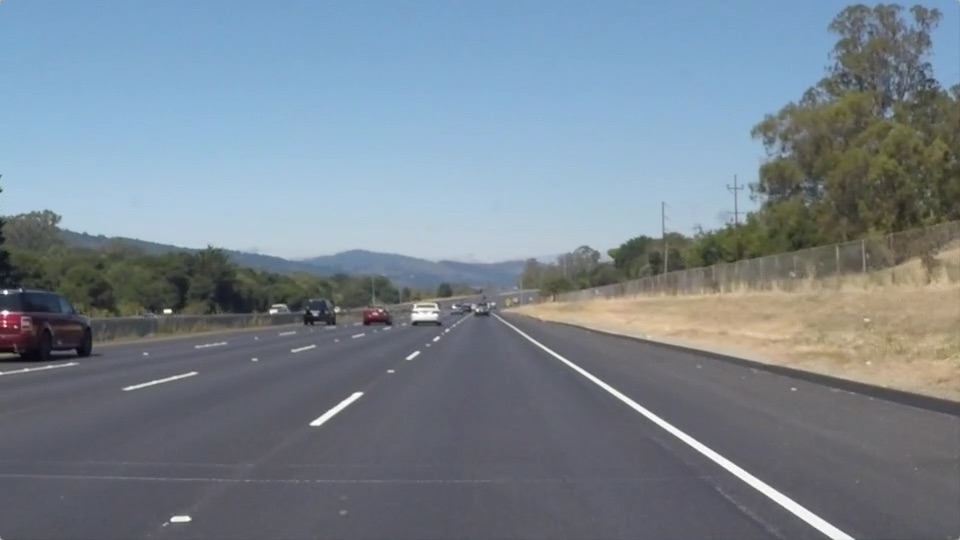
#> input picture p1-finding-lane-lines/test_images/solidWhiteRight.jpg, 960 x 540 px
$ jupyter execute --allow-errors P1.ipynb   (shell and % lines are left out)
#> lines starting #> are read from the running program, lines starting #| are printed output that depends on the picture; after the words box and inside, x2 and y2 are one past the last pixel; in counts of white or black regions, pixels touching at a corner belong together
# **Finding Lane Lines on the Road**
***
In this project, you will use the tools you learned about in the lesson to identify lane lines on the road.  You can develop your pipeline on a series of individual images, and later apply the result to a video stream (really just a series of images). Check out the video clip "raw-lines-example.mp4" (also contained in this repository) to see what the output should look like after using the helper functions below.

Once you have a result that looks roughly like "raw-lines-example.mp4", you'll need to get creative and try to average and/or extrapolate the line segments you've detected to map out the full extent of the lane lines.  You can see an example of the result you're going for in the video "P1_example.mp4".  Ultimately, you would like to draw just one line for the left side of the lane, and one for the right.

---
Let's have a look at our first image called 'test_images/solidWhiteRight.jpg'.  Run the 2 cells below (hit Shift-Enter or the "play" button above) to display the image.

**Note: If, at any point, you encounter frozen display windows or other confounding issues, you can always start again with a clean slate by going to the "Kernel" menu above and selecting "Restart & Clear Output".**

---

**The tools you have are color selection, region of interest selection, grayscaling, Gaussian smoothing, Canny Edge Detection and Hough Tranform line detection.  You  are also free to explore and try other techniques that were not presented in the lesson.  Your goal is piece together a pipeline to detect the line segments in the image, then average/extrapolate them and draw them onto the image for display (as below).  Once you have a working pipeline, try it out on the video stream below.**

---

<figure>

 <figcaption>
 <p></p>
 <p style="text-align: center;"> Your output should look something like this (above) after detecting line segments using the helper functions below </p>
 </figcaption>
</figure>
 <p></p>
<figure>

 <figcaption>
 <p></p>
 <p style="text-align: center;"> Your goal is to connect/average/extrapolate line segments to get output like this</p>
 </figcaption>
</figure>

**Run the cell below to import some packages.  If you get an `import error` for a package you've already installed, try changing your kernel (select the Kernel menu above --> Change Kernel).  Still have problems?  Try relaunching Jupyter Notebook from the terminal prompt.  Also, see [this forum post](https://carnd-forums.udacity.com/cq/viewquestion.action?spaceKey=CAR&id=29496372&questionTitle=finding-lanes---import-cv2-fails-even-though-python-in-the-terminal-window-has-no-problem-with-import-cv2) for more troubleshooting tips.**

[cell 1]
#importing some useful packages
import matplotlib.pyplot as plt
import matplotlib.image as mpimg
import numpy as np
import cv2

[cell 2]
#reading in an image
image = mpimg.imread('test_images/solidWhiteRight.jpg')
#> image is the input picture: shape (540, 960, 3); mean R, G, B 120.3, 132.6, 143.7
#printing out some stats and plotting
print('This image is:', type(image), 'with dimesions:', image.shape)
#| This image is: <class 'numpy.ndarray'> with dimesions: (540, 960, 3)
plt.imshow(image)  # if you wanted to show a single color channel image called 'gray', for example, call as plt.imshow(gray, cmap='gray')

**Some OpenCV functions (beyond those introduced in the lesson) that might be useful for this project are:**

`cv2.inRange()` for color selection
`cv2.fillPoly()` for regions selection
`cv2.line()` to draw lines on an image given endpoints
`cv2.addWeighted()` to coadd / overlay two images
`cv2.cvtColor()` to grayscale or change color
`cv2.imwrite()` to output images to file
`cv2.bitwise_and()` to apply a mask to an image

**Check out the OpenCV documentation to learn about these and discover even more awesome functionality!**

Below are some helper functions to help get you started. They should look familiar from the lesson!

[cell 3]
import math

def grayscale(img):
    """Applies the Grayscale transform
    This will return an image with only one color channel
    but NOTE: to see the returned image as grayscale
    (assuming your grayscaled image is called 'gray')
    you should call plt.imshow(gray, cmap='gray')"""
    return cv2.cvtColor(img, cv2.COLOR_RGB2GRAY)
    # Or use BGR2GRAY if you read an image with cv2.imread()
    # return cv2.cvtColor(img, cv2.COLOR_BGR2GRAY)

def canny(img, low_threshold, high_threshold):
    """Applies the Canny transform"""
    return cv2.Canny(img, low_threshold, high_threshold)

def gaussian_blur(img, kernel_size):
    """Applies a Gaussian Noise kernel"""
    return cv2.GaussianBlur(img, (kernel_size, kernel_size), 0)

def region_of_interest(img, vertices):
    """
    Applies an image mask.

    Only keeps the region of the image defined by the polygon
    formed from `vertices`. The rest of the image is set to black.
    """
    #defining a blank mask to start with
    mask = np.zeros_like(img)

    #defining a 3 channel or 1 channel color to fill the mask with depending on the input image
    if len(img.shape) > 2:
        channel_count = img.shape[2]  # i.e. 3 or 4 depending on your image
        ignore_mask_color = (255,) * channel_count
    else:
        ignore_mask_color = 255

    #filling pixels inside the polygon defined by "vertices" with the fill color
    cv2.fillPoly(mask, vertices, ignore_mask_color)

    #returning the image only where mask pixels are nonzero
    masked_image = cv2.bitwise_and(img, mask)
    return masked_image


def draw_lines(img, lines, color, thickness):
    """
    NOTE: this is the function you might want to use as a starting point once you want to
    average/extrapolate the line segments you detect to map out the full
    extent of the lane (going from the result shown in raw-lines-example.mp4
    to that shown in P1_example.mp4).

    Think about things like separating line segments by their
    slope ((y2-y1)/(x2-x1)) to decide which segments are part of the left
    line vs. the right line.  Then, you can average the position of each of
    the lines and extrapolate to the top and bottom of the lane.

    This function draws `lines` with `color` and `thickness`.
    Lines are drawn on the image inplace (mutates the image).
    If you want to make the lines semi-transparent, think about combining
    this function with the weighted_img() function below
    """
    for line in lines:
        for x1,y1,x2,y2 in line:
            cv2.line(img, (x1, y1), (x2, y2), color, thickness)

# [12 lines left out: function hough_lines, not called in this run]

# Python 3 has support for cool math symbols.

def weighted_img(img, initial_img, α=0.8, β=1., λ=0.):
    """
    `img` is the output of the hough_lines(), An image with lines drawn on it.
    Should be a blank image (all black) with lines drawn on it.

    `initial_img` should be the image before any processing.

    The result image is computed as follows:

    initial_img * α + img * β + λ
    NOTE: initial_img and img must be the same shape!
    """
    return cv2.addWeighted(initial_img, α, img, β, λ)

[cell 4]
## Test on Images

##Now you should build your pipeline to work on the images in the directory "test_images"
##**You should make sure your pipeline works well on these images before you try the videos.**

[cell 5]
import os
os.listdir("test_images/")

[cell 6]
# run your solution on all test_images and make copies into the test_images directory).

[cell 7]
# TODO: Build your pipeline that will draw lane lines on the test_images
# then save them to the test_images directory.

def calculate_hough_lines(image):
    # make gray
    gray = grayscale(image)

    # find edges with Canny algorithm
    kernel_size = 3
    blur_gray = gaussian_blur(gray, kernel_size)

    # Define our parameters for Canny and apply
    low_threshold = 90
    high_threshold = 200
    edges = canny(blur_gray, low_threshold, high_threshold)

    # Next we'll create a masked edges image using cv2.fillPoly()
    mask = np.zeros_like(edges)
    ignore_mask_color = 255

    # This time we are defining a four sided polygon to mask
    imshape = image.shape

    bottom_horizontal_margin = 50
    top_center_length = 30
    top_margin = 330

    vertices = np.array([[
        (bottom_horizontal_margin,imshape[0]),
        (imshape[1]/2-top_center_length, top_margin),
        (imshape[1]/2+top_center_length, top_margin),
        (imshape[1]-bottom_horizontal_margin,imshape[0])
    ]], dtype=np.int32)
    masked_edges = region_of_interest(edges, vertices)

    ## Detect continuous line
    # Define the Hough transform parameters
    # Make a blank the same size as our image to draw on
    rho = 1 # distance resolution in pixels of the Hough grid
    theta = np.pi/45 # angular resolution in radians of the Hough grid
    threshold = 25     # minimum number of votes (intersections in Hough grid cell)
    min_line_length = 20 # minimum number of pixels making up a line
    max_line_gap = 30    # maximum gap in pixels between connectable line segments

    #lines = hough_lines(masked_edges, rho, theta, threshold, min_line_length, max_line_gap)
    lines = cv2.HoughLinesP(masked_edges, rho, theta, threshold, np.array([]), min_line_length, max_line_gap)
    return lines

# [111 lines left out: functions calculate_hough_lines_challenge, draw_hough_lines, draw_hough_lines_average, not called in this run]

def belongs_to_right_lane(x1, y1, x2, y2):
    return ((y2-y1)/(x2-x1)) > 0

# Function to solve y = a + bx
# From http://stackoverflow.com/questions/22239691/code-for-line-of-best-fit-of-a-scatter-plot-in-python
# [14 lines left out: function best_fit, not called in this run]

def detect_lines(image):
    hough_lines = calculate_hough_lines(image)
    line_image = np.copy(image)*0 # creating a blank to draw lines on

    color = [255,0,0]
    thickness = 5
    draw_lines(line_image, hough_lines, color, thickness)

    # Draw the lines on the original image
    return weighted_img(image, line_image, 0.8, 1, 0)

# [21 lines left out: functions detect_lines_average, detect_lines_challenge, not called in this run]

# [5 lines of commented-out code are left out]

def process_all_test_images():
    test_images = os.listdir("test_images/")
    for test_image in test_images:

        image = mpimg.imread("test_images/" + test_image)

        lines_image = detect_lines(image)

        output = "test_images/lines_detected_" + test_image
        mpimg.imsave(output, np.asarray(lines_image),format='jpg')

process_all_test_images()
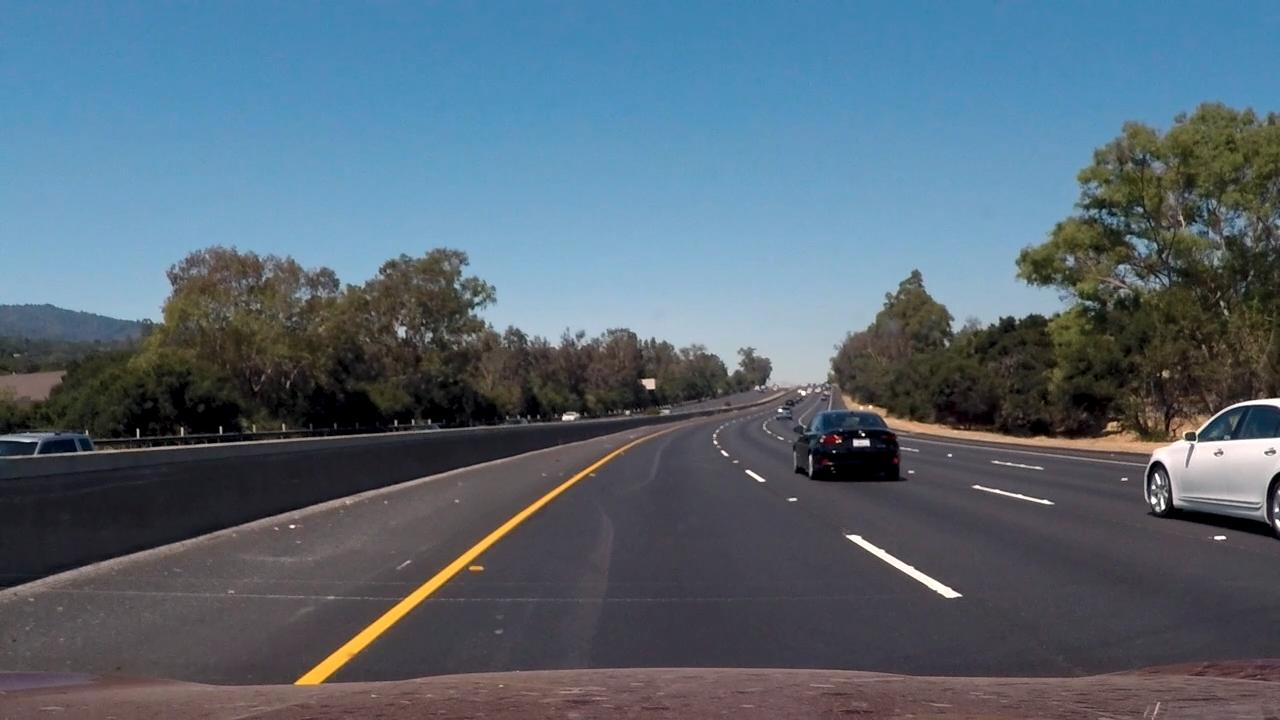
#> input picture p1-finding-lane-lines/test_images/challenge.jpg, 1280 x 720 px
#> in process_all_test_images, image is the input picture: shape (720, 1280, 3); mean R, G, B 86.3, 102.9, 116.6
#> in canny, `return cv2.Canny(img, low_threshold, high_threshold)`:
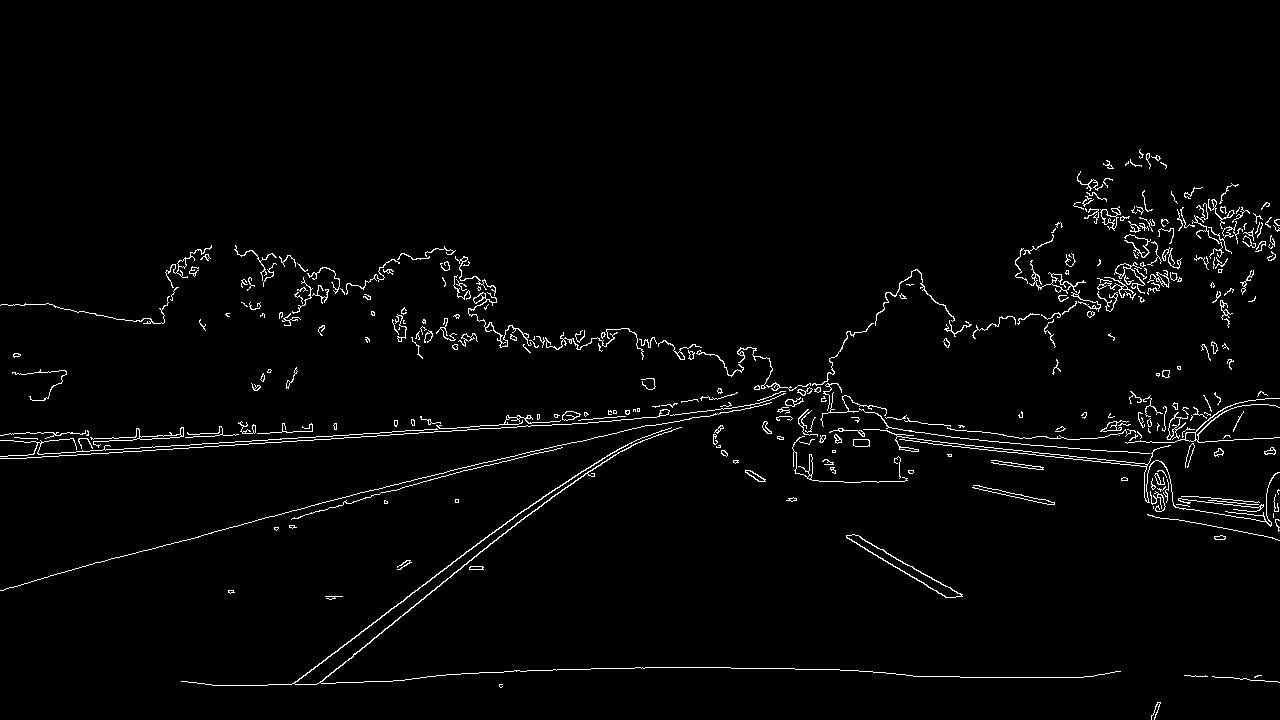
#> returned value: shape (720, 1280); 2.2% white in thin lines or dots, all inside (x1, y1, x2, y2) = (0, 149, 1280, 720)
#> in region_of_interest, `masked_image = cv2.bitwise_and(img, mask)`:
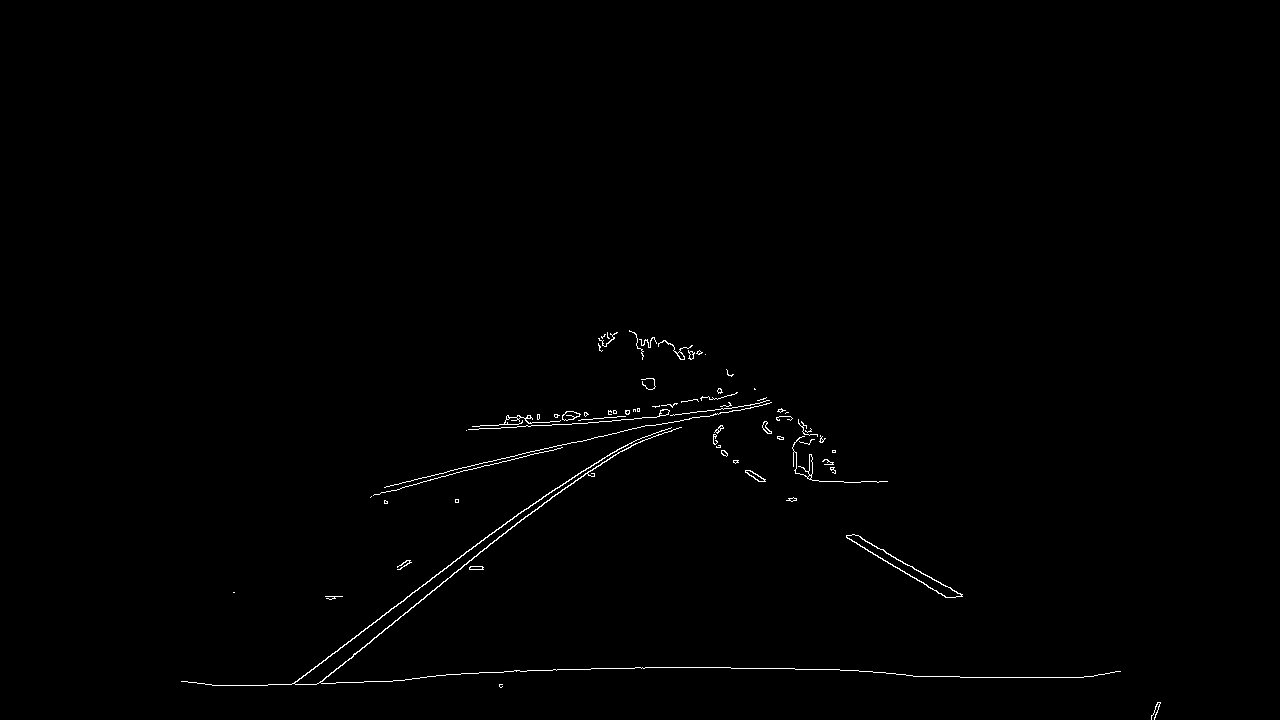
#> masked_image: shape (720, 1280); 0.56% white in thin lines or dots, all inside (x1, y1, x2, y2) = (181, 330, 1161, 720)
#> in calculate_hough_lines, `lines = cv2.HoughLinesP(masked_edges, rho, theta, threshold, np.array(..`: lines = 68 rows, first 6: [446, 674, 650, 667], [248, 685, 404, 680], [317, 666, 432, 577], [395, 620, 476, 556], [420, 482, 649, 425], [384, 487, 535, 450]
#> in detect_lines, `hough_lines = calculate_hough_lines(image)`: hough_lines has the same summary as lines in calculate_hough_lines
#> the loop in draw_lines, `for line in lines:` made 68 passes
#> in weighted_img, `return cv2.addWeighted(initial_img, α, img, β, λ)`:
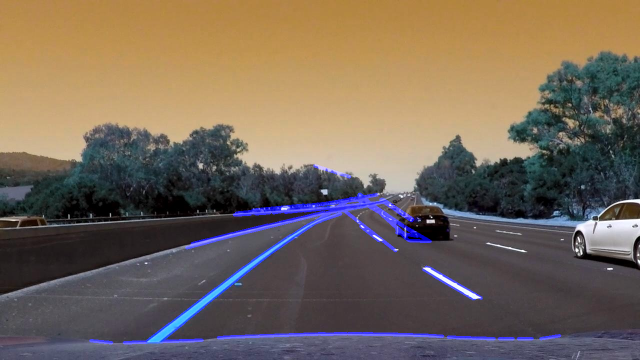
#> returned value: shape (720, 1280, 3) (shown at 1/2 size); mean of channels 0, 1, 2 90.4, 102.9, 116.6; drawn as B, G, R
#> in process_all_test_images, `mpimg.imsave(output, np.asarray(lines_image),format='jpg')`:
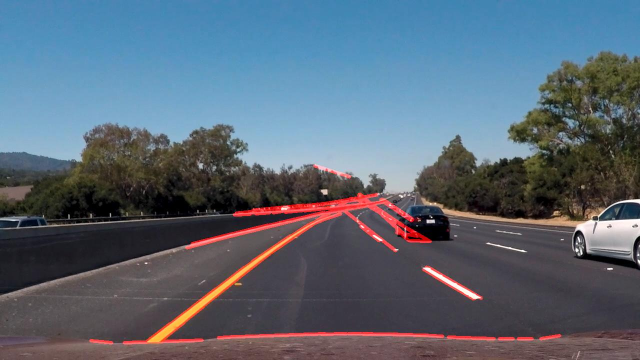
#> saved as lines_detected_challenge.jpg: shape (720, 1280, 3) (shown at 1/2 size); mean R, G, B 90.3, 102.9, 116.6
#> pass 2 of the loop in process_all_test_images, `for test_image in test_images:`:
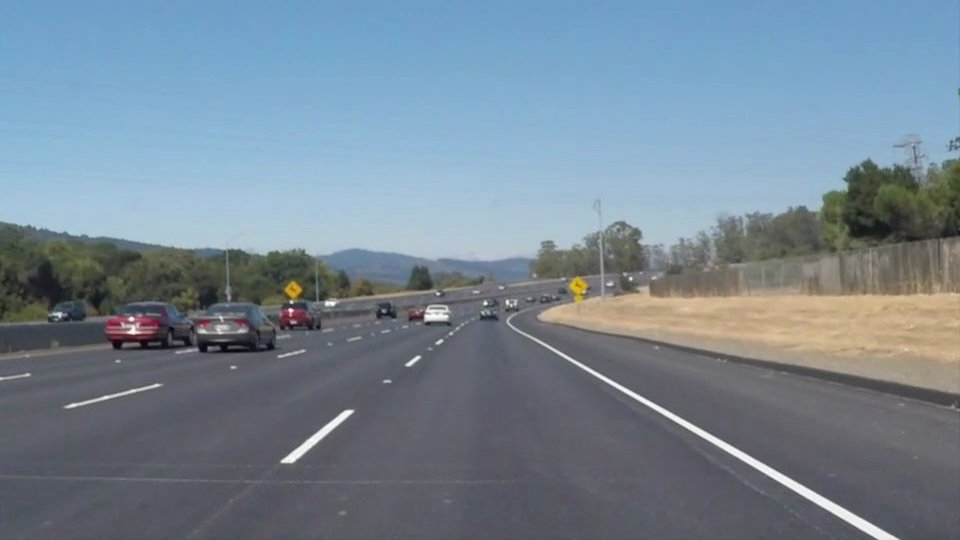
#> input picture p1-finding-lane-lines/test_images/solidWhiteCurve.jpg, 960 x 540 px
#> in process_all_test_images, image is the input picture: shape (540, 960, 3); mean R, G, B 118.5, 134.5, 148.1
#> in region_of_interest (call 2), `masked_image = cv2.bitwise_and(img, mask)`:
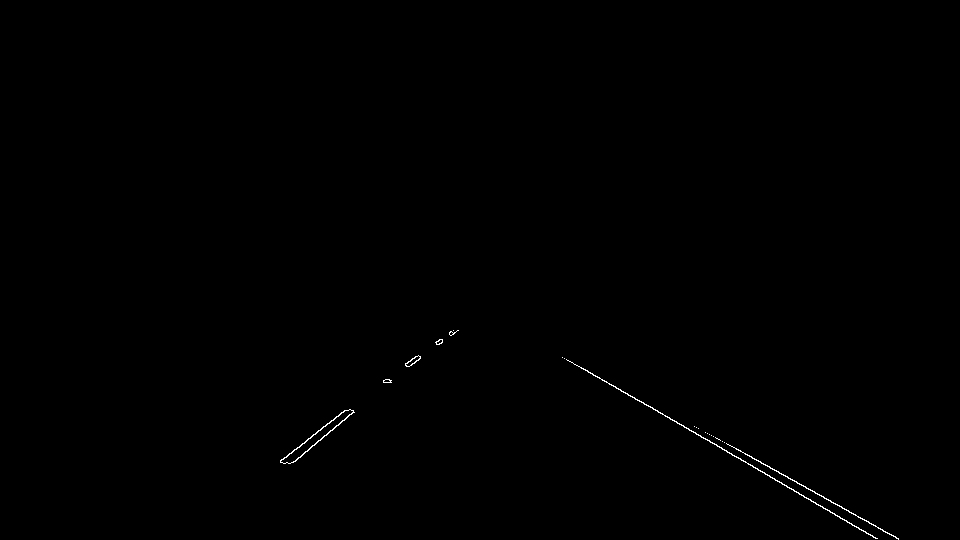
#> masked_image: shape (540, 960); 0.22% white in thin lines or dots, all inside (x1, y1, x2, y2) = (280, 330, 899, 540)
#> the loop in draw_lines (call 2), `for line in lines:` made 11 passes
#> line on passes 1 to 4: [[585, 369, 793, 489]], [[566, 359, 877, 538]], [[738, 449, 833, 503]], [[280, 461, 345, 410]]
#> in process_all_test_images, `mpimg.imsave(output, np.asarray(lines_image),format='jpg')`:
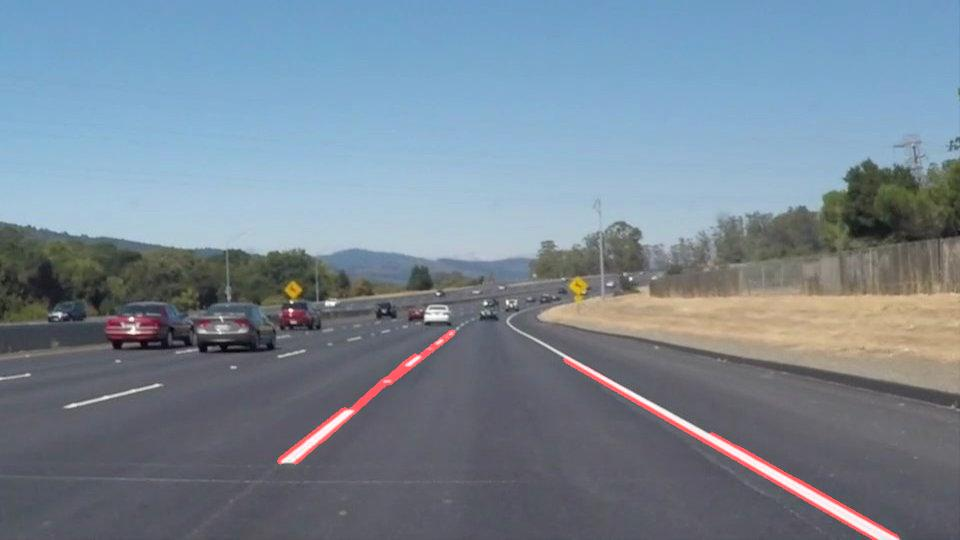
#> saved as lines_detected_solidWhiteCurve.jpg: shape (540, 960, 3); mean R, G, B 119.8, 134.5, 148.3
